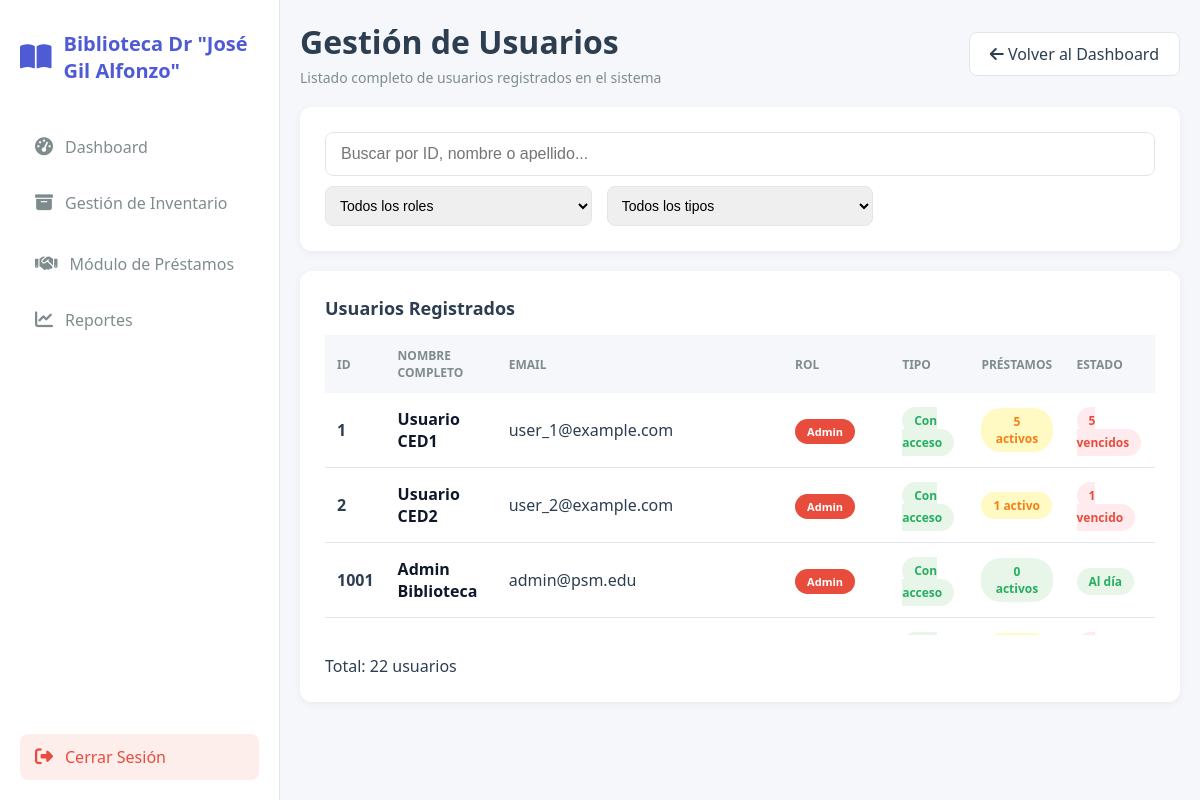
/usuarios/ (signed in), run on the app's committed database.
### core/models.py (models this page shows)
class Roles(models.Model):
    id_rol = models.AutoField(primary_key=True)
    nombre_rol = models.CharField(max_length=50)
    class Meta:
        managed = True
        db_table = 'roles'

class Usuarios(models.Model):
    id_usuario = models.AutoField(primary_key=True)
    nombre = models.CharField(max_length=100)
    apellido = models.CharField(max_length=100)
    email = models.CharField(unique=True, max_length=150, blank=True, null=True)
    password = models.CharField(max_length=128, blank=True, null=True)
    id_rol = models.ForeignKey(Roles, models.DO_NOTHING, db_column='id_rol')
    class Meta:
        managed = True
        db_table = 'usuarios'

### core/views.py (the view)
# urls.py: path('usuarios/', web_views.usuarios_gestion_page, name='gestion_usuarios'),
@ensure_csrf_cookie
@login_required(login_url='login')
def usuarios_gestion_page(request):
    if not _is_admin_user(request.user):
        return redirect('gestion_prestamos')
    from django.contrib.auth.models import User
    usuarios_list = Usuarios.objects.select_related('id_rol').all().order_by('id_usuario')
    usuarios_con_login = set(User.objects.values_list('id', flat=True))
    today = timezone.now().date()
    usuarios_data = []
    for usuario in usuarios_list:
        prestamos_usuario = Prestamos.objects.filter(id_usuario=usuario)
        prestamos_activos = prestamos_usuario.filter(
            detalleprestamo__fecha_devolucion_real__isnull=True
        ).distinct().count()
        prestamos_vencidos = prestamos_usuario.filter(
            detalleprestamo__fecha_devolucion_real__isnull=True,
            detalleprestamo__fecha_vencimiento__lt=today
        ).distinct().count()
        usuarios_data.append({
            'id_usuario': usuario.id_usuario,
            'nombre': usuario.nombre,
            'apellido': usuario.apellido,
            'email': usuario.email,
            'id_rol': usuario.id_rol,
            'tiene_login': usuario.id_usuario in usuarios_con_login,
            'tipo': 'con_login' if usuario.id_usuario in usuarios_con_login else 'sin_login',
            'prestamos_activos': prestamos_activos,
            'prestamos_vencidos': prestamos_vencidos,
        })
    roles = Roles.objects.all()
    context = {
        'active_page': 'usuarios',
        'usuarios': usuarios_data,
        'roles': roles,
    }
    return render(request, 'usuarios_gestion.html', context)

### core/views.py (called while the page is built)
def _is_admin_user(user) -> bool:
    if not user or not getattr(user, 'is_authenticated', False):
        return False
    if getattr(user, 'is_superuser', False) or getattr(user, 'is_staff', False):
        return True
    try:
        udom = Usuarios.objects.select_related('id_rol').get(id_usuario=user.id)
        return (udom.id_rol and str(udom.id_rol.nombre_rol).strip().lower() == 'admin')
    except Exception:
        return False

### templates/usuarios_gestion.html (shortened to what this page needs)
{% extends "base.html" %}
{% block content %}
    <div class="header">
        <div>
            <h1>Gestión de Usuarios</h1>
            <p>Listado completo de usuarios registrados en el sistema</p>
        </div>
        <a href="{% url 'dashboard' %}" class="btn-secondary">
            <i class="fa-solid fa-arrow-left"></i>
            Volver al Dashboard
        </a>
    </div>
    <div class="search-bar">
        <input id="search-input" type="text" class="search-input" placeholder="Buscar por ID, nombre o apellido...">
        <div class="filter-grid">
            <div class="filter-item">
                <select id="filter-rol">
                    <option value="">Todos los roles</option>
                </select>
            </div>
            <div class="filter-item">
                <select id="filter-tipo">
                    <option value="">Todos los tipos</option>
                </select>
            </div>
        </div>
    </div>
    <div class="results-section">
        <p class="results-title">Usuarios Registrados</p>
        <div class="table-container">
            <table>
                <thead>
                    <tr>
                        <th>ID</th>
                        <th>Nombre Completo</th>
                        <th>Email</th>
                        <th>Rol</th>
                        <th>Tipo</th>
                        <th>Préstamos</th>
                        <th>Estado</th>
                    </tr>
                </thead>
                <tbody id="usuarios-tbody">
                    {% for usuario in usuarios %}
                    <tr data-id="{{ usuario.id_usuario }}" data-nombre="{{ usuario.nombre|lower }} {{ usuario.apellido|lower }}" data-rol="{{ usuario.id_rol.id_rol|default:'' }}" data-tipo="{{ usuario.tipo }}">
                        <td><strong>{{ usuario.id_usuario }}</strong></td>
                        <td>{{ usuario.nombre }} {{ usuario.apellido }}</td>
                        <td>{{ usuario.email|default:"Sin email" }}</td>
                        <td>
                            {% if usuario.id_rol %}
                            <span class="type-badge" style="background-color: {% if usuario.id_rol.nombre_rol == 'Admin' %}#e74c3c{% elif usuario.id_rol.nombre_rol == 'Bibliotecario' %}#3498db{% else %}#95a5a6{% endif %}">
                                {{ usuario.id_rol.nombre_rol }}
                            </span>
                            {% else %}
                            <span style="color: var(--text-light);">Sin rol</span>
                            {% endif %}
                        </td>
                        <td>
                            {% if usuario.tiene_login %}
                            <span class="status-badge activo">Con acceso</span>
                            {% else %}
                            <span class="status-badge" style="background-color: #fff3cd; color: #856404;">Solo préstamos</span>
                            {% endif %}
                        </td>
                        <td>
                            <span class="unit-badge {% if usuario.prestamos_activos > 0 %}yellow{% else %}green{% endif %}">
                                {{ usuario.prestamos_activos }} activo{{ usuario.prestamos_activos|pluralize:"s" }}
                            </span>
                        </td>
                        <td>
                            {% if usuario.prestamos_vencidos > 0 %}
                            <span class="status-badge vencido">{{ usuario.prestamos_vencidos }} vencido{{ usuario.prestamos_vencidos|pluralize:"s" }}</span>
                            {% else %}
                            <span class="status-badge activo">Al día</span>
                            {% endif %}
                        </td>
                    </tr>
                    {% endfor %}
                </tbody>
            </table>
        </div>
        <div class="table-actions">
            <span id="summary">Total: {{ usuarios|length }} usuario{{ usuarios|length|pluralize:"s" }}</span>
        </div>
    </div>
{% endblock %}

### static/style.css (style rules this page uses)
:root { --primary-color: #4f5bd5; --secondary-color: #f5f7fa; --bg-card: #ffffff; --text-dark: #2c3e50; --text-light: #7f8c8d; --border-color: #e0e6ed; --status-green: #27ae60; --status-red: #e74c3c; --status-orange: #f39c12; --status-blue: #3498db; --status-purple: #9b59b6; --chip-bg: #f2f4f8; --chip-text: #2c3e50; --chip-accent: #4f5bd5; }
* { margin: 0; padding: 0; box-sizing: border-box; }
body { font-family: 'Segoe UI', Tahoma, Geneva, Verdana, sans-serif; background-color: var(--secondary-color); color: var(--text-dark); }
a { text-decoration: none; color: inherit; }
.header { display: flex; justify-content: space-between; align-items: center; margin-bottom: 20px; }
.header h1 { font-size: 32px; margin-bottom: 5px; }
.header p { color: var(--text-light); font-size: 14px; }
.search-bar { background-color: var(--bg-card); padding: 25px; border-radius: 12px; box-shadow: 0 2px 8px rgba(0, 0, 0, 0.05); margin-bottom: 20px; }
.search-input { width: 100%; padding: 12px 15px; border: 1px solid var(--border-color); border-radius: 8px; font-size: 16px; margin-bottom: 10px; }
.filter-grid { display: grid; grid-template-columns: repeat(3, 1fr); gap: 15px; }
.filter-item select, .filter-item input { width: 100%; padding: 10px; border: 1px solid var(--border-color); border-radius: 8px; font-size: 14px; }
.results-section { background-color: var(--bg-card); padding: 25px; border-radius: 12px; box-shadow: 0 2px 8px rgba(0, 0, 0, 0.05); }
.results-title { font-size: 18px; font-weight: 600; margin-bottom: 15px; }
.table-container { overflow-x: auto; margin-bottom: 20px; max-height: 300px; }
table { width: 100%; border-collapse: collapse; }
thead { background-color: var(--secondary-color); }
th { padding: 12px; text-align: left; font-size: 12px; font-weight: 600; color: var(--text-light); text-transform: uppercase; }
td { padding: 15px 12px; border-bottom: 1px solid var(--border-color); }
.table-container table tbody td:nth-child(2) { color: #0f172a; font-weight: 700; }
.type-badge { padding: 5px 12px; border-radius: 20px; font-size: 11px; font-weight: 600; color : white }
.unit-badge { padding: 5px 12px; border-radius: 20px; font-size: 12px; font-weight: 600; display: inline-block; text-align: center; }
.unit-badge.green { background-color: #e8f5e9; color: var(--status-green); }
.unit-badge.yellow { background-color: #fff9c4; color: #f57f17; }
.status-badge { padding: 5px 12px; border-radius: 20px; font-size: 12px; font-weight: 600; }
.status-badge.activo { background-color: #e8f5e9; color: var(--status-green); }
.status-badge.vencido { background-color: #ffebee; color: var(--status-red); }
.table-actions { display: flex; justify-content: space-between; align-items: center; }
.btn-secondary { padding: 10px 20px; border: 1px solid var(--border-color); border-radius: 8px; background-color: white; cursor: pointer; font-weight: 500; transition: all 0.2s; }

### data on the page
Roles: id_usuario "1", nombre "Usuario", apellido "CED1", email "user_1@example.com", id_rol.nombre_rol "Admin", shows "Con acceso", prestamos_activos "5", prestamos_vencidos "5", id_usuario "2", apellido "CED2", email "user_2@example.com", prestamos_activos "1", prestamos_vencidos "1", id_usuario "1001", nombre "Admin", apellido "Biblioteca", email "admin@psm.edu", prestamos_activos "0", shows "Al día"

### other printed values
{{ usuarios|length }} "22"
